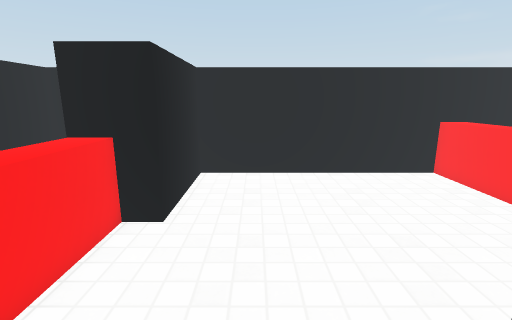
View 1 (above)

13 first-person views from a walk through a 3-D level made in the Unity game engine. The camera is 1.4 m above the floor, tilts 12° down and sees 85° across. The floor is counted in squares, 0.5 m on a side. Each view is taken from the middle of a square. On the plan, view 1 faces up. The plan holds only what a view shows up to about 19 squares ahead; the rest is blank. The player is left out. Surface patterns are stand-ins for the level's own textures.

View 2
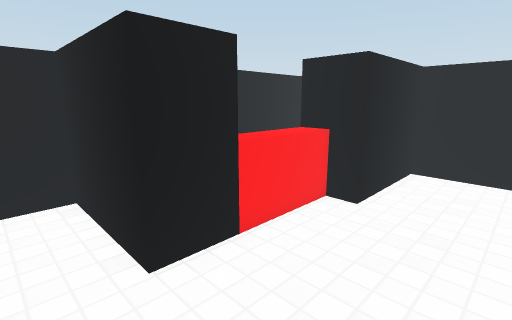

View 3
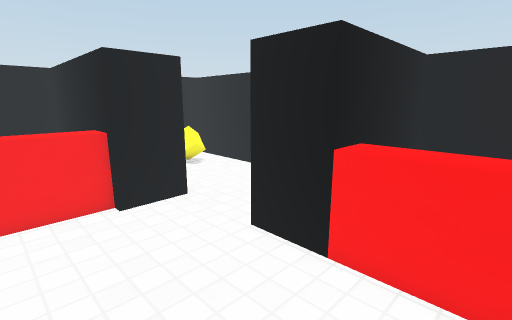

View 4
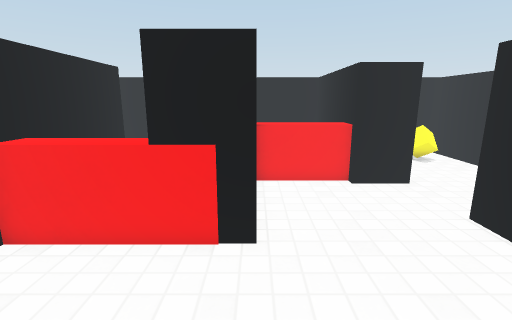

View 5
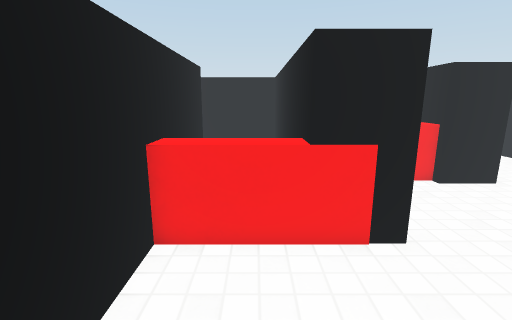

View 6
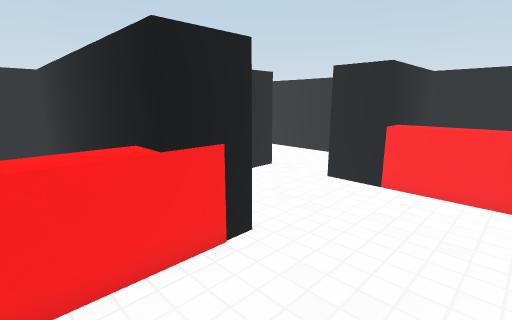

View 7
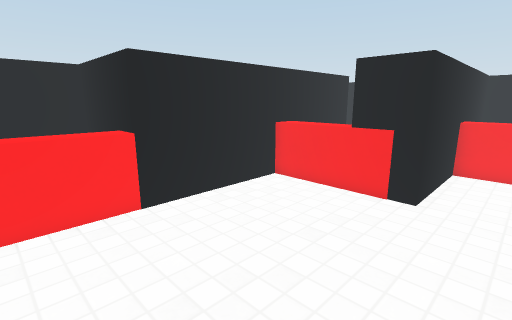

View 8
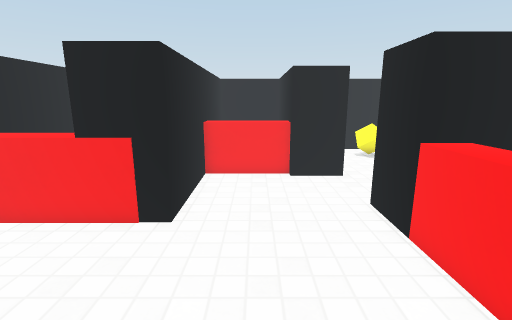

View 9
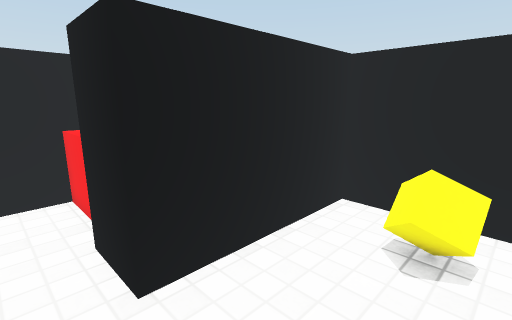

View 10
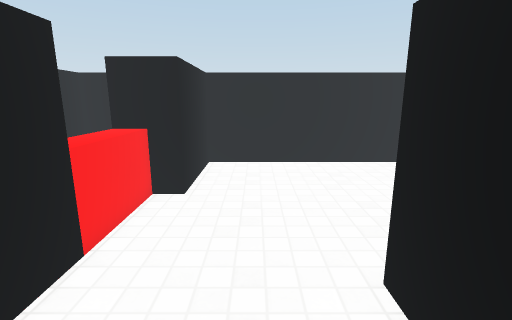

View 11
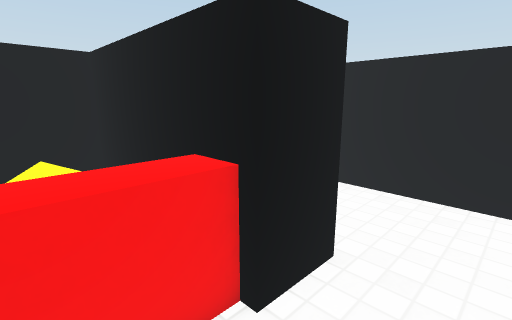

View 12
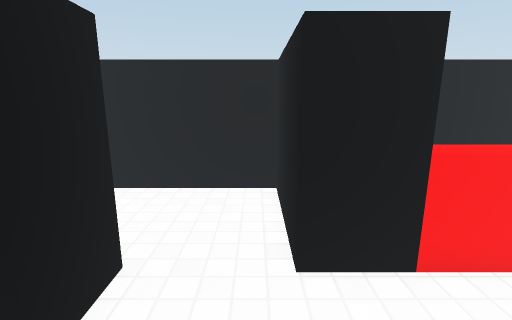

View 13
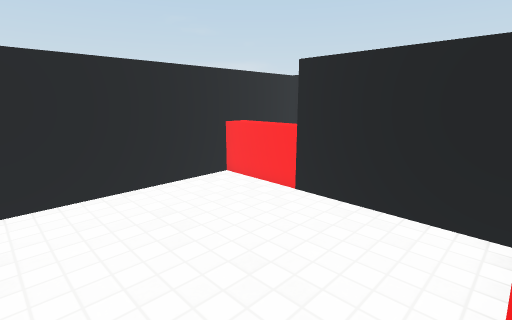

### Floor plan
Key: @ floor where view 1 was taken; # wall or solid block; . floor; ^ raised ledge; B black block; O other object.
Columns run from 8 left of view 1 to 9 right of it. Each row starts with its distance up from view 1.
 11 ##    ############
 10 #     B........^^
  9 #     B........^^
  8 #     B........^^
  7 #     B........###
  6 #   BBB........#
  5 #   ^^.........#
  4 #   ^^.........#
  3 #BBB^^.........#
  2 #    #....##^^^#
  1 #BBBBB....###^^#
  0 #.......@.###  #
 -1 #.........###  #
 -2 #....###..###  #
 -3 #....# ^^^###  #
 -4 #....###..###  #
 -5 #....###  ###
 -6 #.O..###OO###
 -7 #.O..###OO###
 -8 ##################

Positions as (right, up) in squares from view 1, and headings:
1: (0, 0), facing up
2: (1, -1), facing up-left
3: (1, 5), facing down-left
4: (2, 7), facing down
5: (5, 7), facing down
6: (6, 6), facing down-left
7: (0, 10), facing down-right
8: (0, 8), facing down
9: (-7, -1), facing down-right
10: (0, -2), facing up
11: (1, 0), facing down-left
12: (1, 0), facing left
13: (0, 2), facing up-right
